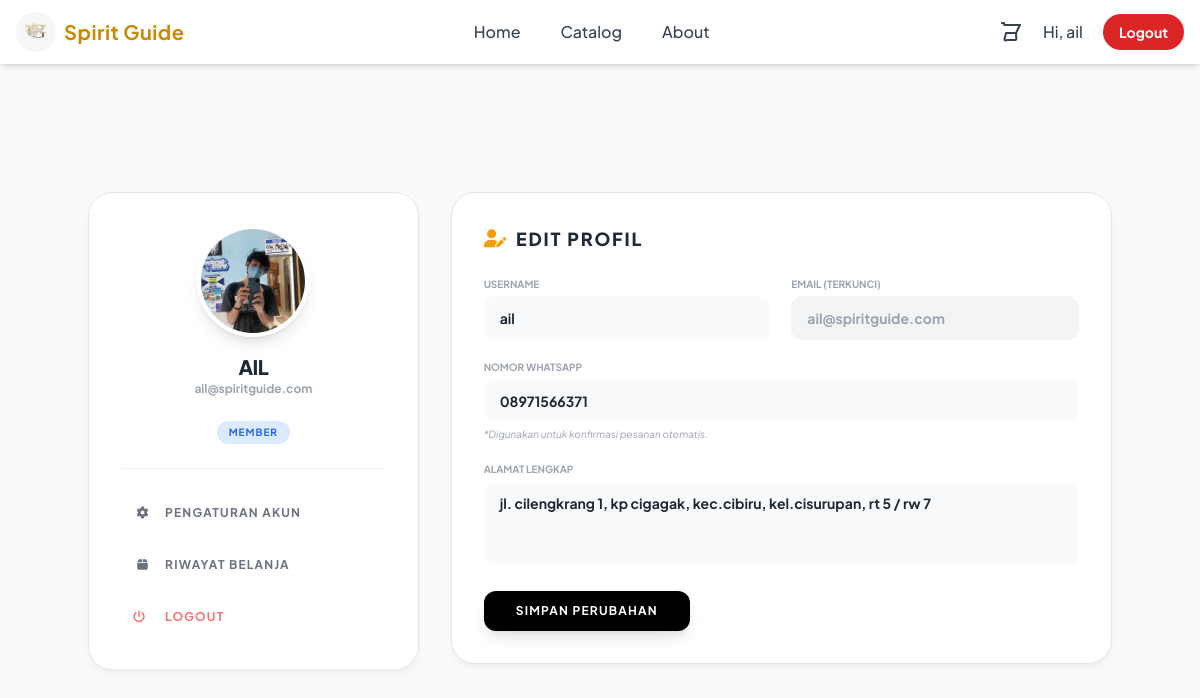
The app's page /profile.php (signed in) with its own data.
### tables this page shows
CREATE TABLE `users` (
  `id` int(11) NOT NULL,
  `username` varchar(100) NOT NULL,
  `email` varchar(150) NOT NULL,
  `password` varchar(255) NOT NULL,
  `role` enum('admin','customer','user') DEFAULT 'customer',
  `created_at` timestamp NOT NULL DEFAULT current_timestamp(),
  `reset_token` varchar(255) DEFAULT NULL,
  `reset_expiry` datetime DEFAULT NULL,
  `phone` varchar(20) DEFAULT NULL,
  `address` text DEFAULT NULL,
  `avatar` varchar(255) DEFAULT 'default.jpg'
);

### profile.php (the view, shortened to what this page needs)
<?php
include 'config/db.php';
$id = $_SESSION['user']['id'];
$user = $conn->query("SELECT * FROM users WHERE id=$id")->fetch_assoc();
?>
<!DOCTYPE html>
<html lang="id">
<head>
    <script src="https://cdn.tailwindcss.com"></script>
    <link href="https://cdnjs.cloudflare.com/ajax/libs/font-awesome/6.5.1/css/all.min.css" rel="stylesheet">
</head>
<body class="text-gray-800">
    <?php include 'partials/navbar.php'; ?>
    <main class="pt-32 pb-20 px-4 min-h-screen">
        <div class="max-w-5xl mx-auto">
            <div class="flex flex-col md:flex-row gap-8">
                <div class="w-full md:w-1/3">
                    <div class="glass-card rounded-3xl p-8 text-center sticky top-32">
                        <div class="relative w-28 h-28 mx-auto mb-4 group cursor-pointer" onclick="document.getElementById('avatarInput').click()">
                            <?php
                                $avatar = !empty($user['avatar']) ? "src/img/users/".$user['avatar'] : "https://ui-avatars.com/api/?name=".$user['username']."&background=0D8ABC&color=fff";
                            ?>
                            <img src="<?= $avatar ?>" class="w-full h-full rounded-full object-cover border-4 border-white shadow-lg group-hover:opacity-75 transition">
                        </div>
                        <h2 class="text-xl font-black uppercase tracking-tight"><?= htmlspecialchars($user['username']) ?></h2>
                        <p class="text-xs text-gray-400 font-bold mb-6"><?= htmlspecialchars($user['email']) ?></p>
                        <div class="flex justify-center gap-2 mb-6">
                            <?php if($user['role'] == 'admin'): ?>
                                <span class="bg-black text-white px-3 py-1 rounded-full text-[10px] font-bold uppercase tracking-widest">Admin</span>
                            <?php else: ?>
                                <span class="bg-blue-100 text-blue-600 px-3 py-1 rounded-full text-[10px] font-bold uppercase tracking-widest">Member</span>
                            <?php endif; ?>
                        </div>
                        <hr class="border-gray-100 mb-6">
                        <div class="text-left space-y-3">
                            <button onclick="switchTab('settings')" class="w-full flex items-center gap-3 p-3 rounded-xl hover:bg-gray-50 transition text-xs font-bold uppercase tracking-widest text-gray-500 hover:text-amber-500">
                                <i class="fa fa-gear w-5"></i> Pengaturan Akun
                            </button>
                            <button onclick="switchTab('orders')" class="w-full flex items-center gap-3 p-3 rounded-xl hover:bg-gray-50 transition text-xs font-bold uppercase tracking-widest text-gray-500 hover:text-amber-500">
                                <i class="fa fa-box w-5"></i> Riwayat Belanja
                            </button>
                            <a href="logout.php" class="w-full flex items-center gap-3 p-3 rounded-xl hover:bg-red-50 transition text-xs font-bold uppercase tracking-widest text-red-400 hover:text-red-600">
                                <i class="fa fa-power-off w-5"></i> Logout
                            </a>
                        </div>
                    </div>
                </div>
                <div class="w-full md:w-2/3">
                    <div id="tab-settings" class="glass-card rounded-3xl p-8">
                        <h3 class="text-lg font-black uppercase tracking-widest mb-6 flex items-center gap-2">
                            <i class="fa fa-user-pen text-amber-500"></i> Edit Profil
                        </h3>
                        <form method="POST" enctype="multipart/form-data" class="space-y-5">
                            <div class="grid grid-cols-1 md:grid-cols-2 gap-5">
                                <div>
                                    <label class="block text-[10px] font-bold uppercase text-gray-400 mb-1">Username</label>
                                    <input type="text" name="username" value="<?= htmlspecialchars($user['username']) ?>" class="w-full bg-gray-50 border-0 rounded-xl px-4 py-3 text-sm font-bold focus:ring-2 focus:ring-amber-500">
                                </div>
                                <div>
                                    <label class="block text-[10px] font-bold uppercase text-gray-400 mb-1">Email (Terkunci)</label>
                                    <input type="email" value="<?= htmlspecialchars($user['email']) ?>" disabled class="w-full bg-gray-100 border-0 rounded-xl px-4 py-3 text-sm font-bold text-gray-400 cursor-not-allowed">
                                </div>
                            </div>
                            <div>
                                <label class="block text-[10px] font-bold uppercase text-gray-400 mb-1">Nomor WhatsApp</label>
                                <input type="text" name="phone" placeholder="08..." value="<?= htmlspecialchars($user['phone'] ?? '') ?>" class="w-full bg-gray-50 border-0 rounded-xl px-4 py-3 text-sm font-bold focus:ring-2 focus:ring-amber-500">
                                <p class="text-[10px] text-gray-400 mt-1 italic">*Digunakan untuk konfirmasi pesanan otomatis.</p>
                            </div>
                            <div>
                                <label class="block text-[10px] font-bold uppercase text-gray-400 mb-1">Alamat Lengkap</label>
                                <textarea name="address" rows="3" placeholder="Jalan, No Rumah, Kecamatan..." class="w-full bg-gray-50 border-0 rounded-xl px-4 py-3 text-sm font-bold focus:ring-2 focus:ring-amber-500 resize-none"><?= htmlspecialchars($user['address'] ?? '') ?></textarea>
                            </div>
                            <button type="submit" name="update_profile" class="bg-black text-white px-8 py-3 rounded-xl text-xs font-bold uppercase tracking-widest hover:bg-amber-500 hover:text-black transition shadow-lg">
                                Simpan Perubahan
                            </button>
                        </form>
                    </div>
                </div>
            </div>
        </div>
    </main>
    <?php include 'partials/footer.php'; ?>
</body>
</html>

### profile.php (style rules this page uses)
body { font-family: 'Plus Jakarta Sans', sans-serif; background-color: #F8F9FA; }
.glass-card { background: white; border: 1px solid #e5e7eb; box-shadow: 0 4px 6px -1px rgba(0, 0, 0, 0.05); }

### records on screen
users: avatar (picture), username "AIL", email "ail@spiritguide.com", username "ail", phone "08971566371", address "jl. cilengkrang 1, kp cigagak, kec.cibiru, kel.cisurupan, rt 5 / rw 7"

### other values on screen
$_SESSION['user']['username'] "ail"
